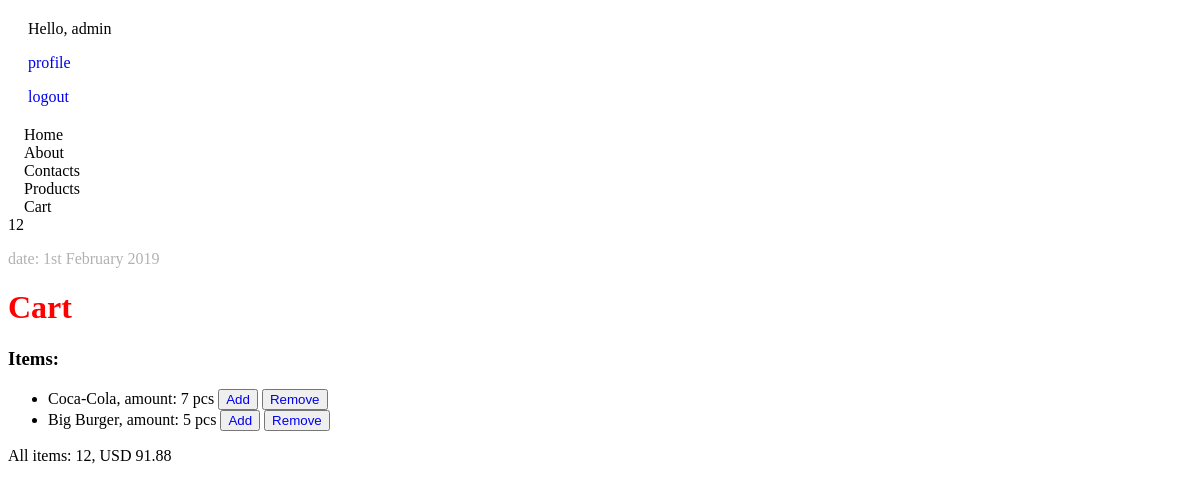
The page /cart/ (signed in) on the database as committed earlier.
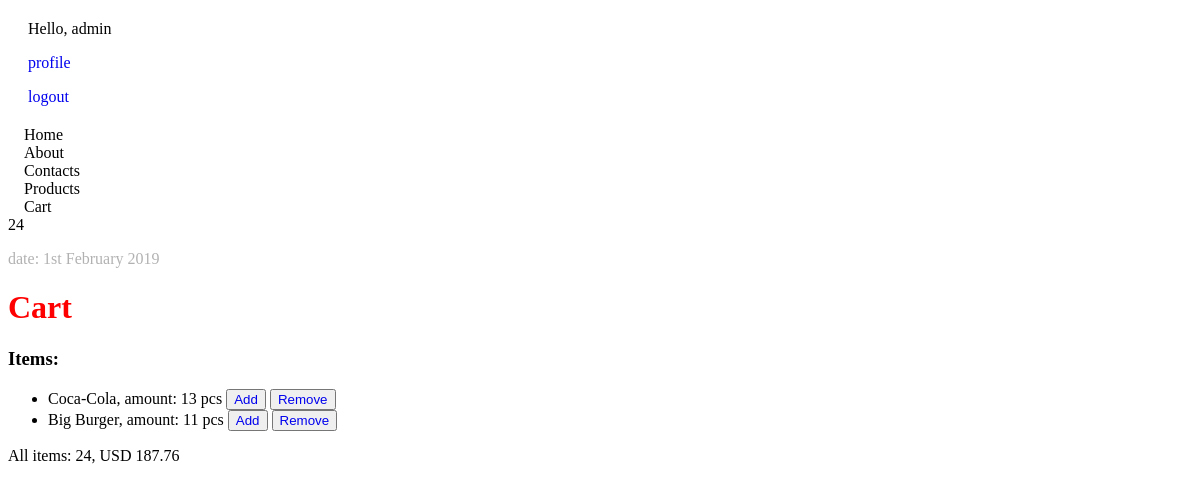
The same page on the database as committed later.
### shopping_cart/models.py (models this page shows)
class ShoppingCart(models.Model):
    user = models.ForeignKey(User, on_delete=models.CASCADE)
    product = models.ForeignKey(Product, on_delete=models.CASCADE)
    quantity = models.PositiveIntegerField(default=0)
    add_datetime = models.DateTimeField(auto_now_add=True)

### products/models.py (models this page shows, shortened)
class Product(models.Model):
    title = models.CharField(max_length=255)
    price = models.DecimalField(max_digits=10000, decimal_places=2)
    image = models.ImageField(
        upload_to='products_img/',
        blank=True,
        null=True
    )
    description = models.TextField(blank=True, null=True)
    category = models.ForeignKey(Category, on_delete=models.CASCADE)

### shopping_cart/views.py (the view)
# urls.py: path('cart/', include('shopping_cart.urls')),
@login_required
def cart(request):
    user_cart = ShoppingCart.objects.filter(user=request.user)
    price = 0
    amount = 0
    for order in user_cart:
        price += order.product.price * order.quantity
        amount += order.quantity
    context = {
        'user_cart': user_cart,
        'price': price,
        'amount': amount
    }
    return render(request, 'shopping_cart/cart.html', context)

### shopping_cart/context_processors.py (called while the page is built)
def cart_processor(request):
    user_cart = ShoppingCart.objects.filter(user=request.user)
    total_quantity = 0
    for order in user_cart:
        total_quantity += order.quantity
    return {'total_quantity': total_quantity}

### shopping_cart/templates/shopping_cart/cart.html
{% extends "base.html" %}
{%  block content%}
    <h1>Cart</h1>
    <h3>Items:</h3>
    <ul>
        {% for order in  user_cart %}
            <li>
                {{ order.product.title }}, amount: {{ order.quantity }}
                {% if order.quantity <= 1 %}
                    pc
                {% else %}
                    pcs
                {% endif %}
                <button>
                    <a href="{% url 'shopping_cart:add_to_cart' order.product.id %}">
                        Add
                    </a>
                </button>
                <button>
                    <a href="{% url 'shopping_cart:remove_from_cart' order.product.id %}">
                        Remove
                    </a>
                </button>
            </li>
        {% endfor %}
    </ul>
    <p>
        All items: {{ amount }}, USD {{ price }}
    </p>
{% endblock %}

Rows that differ between the two databases and show on the page:
changed ShoppingCart "Coca-Cola": quantity "7" → "13"
changed ShoppingCart "Big Burger": quantity "5" → "11"
Other text that changed with them:
{{ total_quantity }}: "12" → "24"
{{ amount }}: "12" → "24"
{{ price }}: "91.88" → "187.76"
